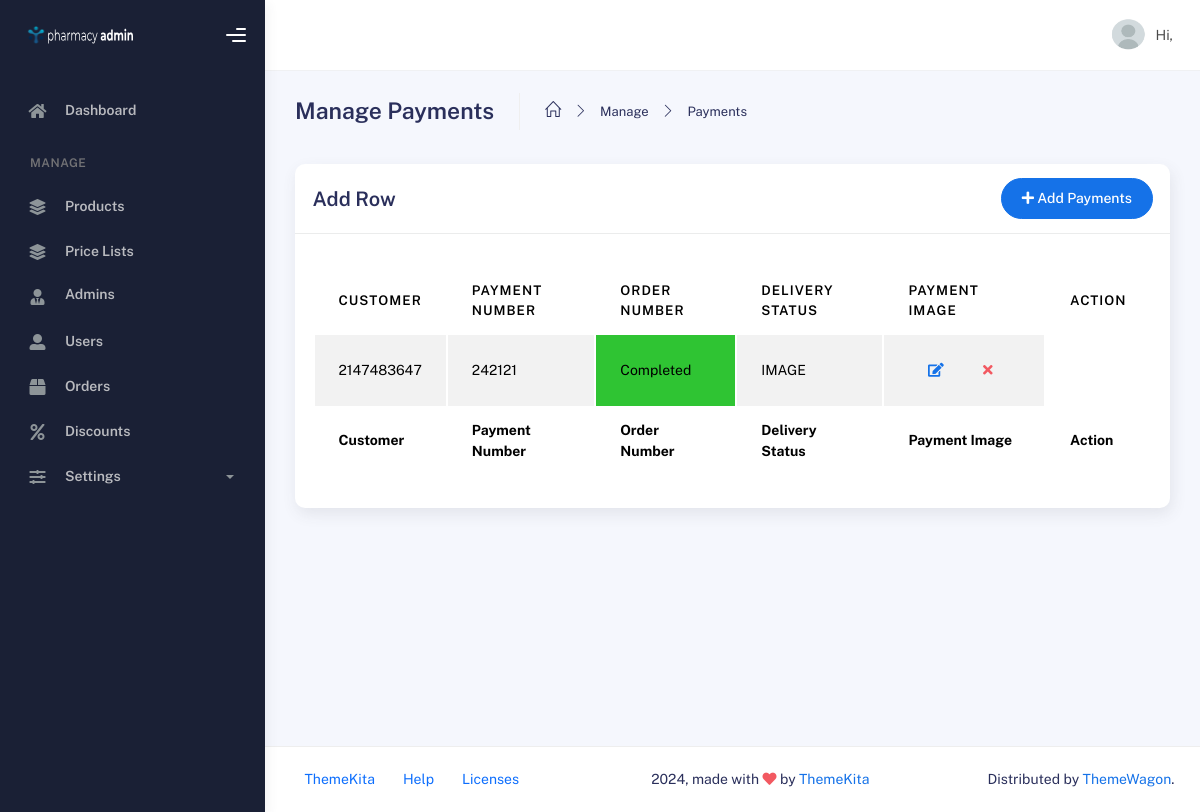
The app's page /admin/manage_payments.php with its own data.
### tables this page shows
CREATE TABLE `tbl_payment` (
  `id` int(11) NOT NULL,
  `order_number` int(255) NOT NULL,
  `payment_number` int(255) NOT NULL,
  `customer_name` varchar(800) NOT NULL,
  `delivery_status` varchar(800) NOT NULL,
  `payment_image` varchar(255) NOT NULL
);

### admin/manage_payments.php (the view, shortened to what this page needs)
<?php
include ('config.php');
$sql = "SELECT * FROM tbl_payment";
$result = mysqli_query($conn, $sql);
?>
<!DOCTYPE html>
<html lang="en">
<head>
    <link href="https://cdn.jsdelivr.net/npm/remixicon@3.5.0/fonts/remixicon.css" rel="stylesheet">
    <link rel="stylesheet" href="css/bootstrap.min.css" />
    <link rel="stylesheet" href="css/plugins.min.css" />
    <link rel="stylesheet" href="css/kaiadmin.min.css" />
</head>
<body class="">
    <div class="wrapper">
        <?php include "partials/sidebar1.php" ?>
        <div class="main-panel">
            <?php include "partials/main_header.php"; ?>
            <div class="container">
                <div class="page-inner">
                    <div class="page-header">
                        <h3 class="fw-bold mb-3">Manage Payments</h3>
                        <ul class="breadcrumbs mb-3">
                            <li class="nav-home">
                                <a href="./index.php">
                                    <i class="icon-home"></i>
                                </a>
                            </li>
                            <li class="separator">
                                <i class="icon-arrow-right"></i>
                            </li>
                            <li class="nav-item">
                                <a href="#">Manage</a>
                            </li>
                            <li class="separator">
                                <i class="icon-arrow-right"></i>
                            </li>
                            <li class="nav-item">
                                <a href="#">Payments</a>
                            </li>
                        </ul>
                    </div>
                    <div class="row">
                        <div class="col-md-12">
                            <div class="card">
                                <div class="card-header">
                                    <div class="d-flex align-items-center">
                                        <h4 class="card-title">Add Row</h4>
                                        <a class="btn btn-primary btn-round ms-auto" href="./add_category.php">
                                            <i class="fa fa-plus"></i>
                                            Add Payments
                                        </a>
                                    </div>
                                </div>
                                <div class="card-body">
                                    <div class="table-responsive">
                                        <table id="add-row" class="display table table-striped table-hover">
                                            <thead>
                                                <tr>
                                                    <th>Customer</th>
                                                    <th>Payment Number</th>
                                                    <th>Order Number</th>
                                                    <th>Delivery Status</th>
                                                    <th>Payment Image</th>
                                                    <th style="width:10px">Action</th>
                                                </tr>
                                            </thead>
                                            <tfoot>
                                                <tr>
                                                    <th>Customer</th>
                                                    <th>Payment Number</th>
                                                    <th>Order Number</th>
                                                    <th>Delivery Status</th>
                                                    <th>Payment Image</th>
                                                    <th style="width:10px">Action</th>
                                                </tr>
                                            </tfoot>
                                            <tbody>
                                                <?php
                                                while ($rows = mysqli_fetch_assoc($result)) {
                                                    $id = $rows['id'];
                                                    $order_number = $rows['order_number'];
                                                    $payment_number = $rows['payment_number'];
                                                    $status = $rows['delivery_status'];
                                                    ?>
                                                    <tr>
                                                        <td><?php echo $order_number ?></td>
                                                        <td><?php echo $payment_number ?></td>
                                                        <td class="<?php if ($status == 'Pending') {
                                                            echo 'btn-primary';
                                                        } else if ($status == 'Completed') {
                                                            echo 'btn-success';
                                                        } else if ($status == 'Cancelled ') {
                                                            echo 'btn-danger';
                                                        }
                                                        ?>"> <?php echo $status ?></td>
                                                        <td><?php echo "IMAGE" ?></td>
                                                        <td>
                                                            <div class="form-button-action">
                                                                <a href="./edit_payment.php?id=<?php echo $id; ?>"
                                                                    class="btn btn-link btn-primary ">
                                                                    <i class="fa fa-edit"></i>
                                                                </a>
                                                                <a href="./manage_payments.php?delete=true & id=<?php echo $id; ?>"
                                                                    class="btn btn-link btn-danger">
                                                                    <i class="fa fa-times"></i>
                                                                </a>
                                                            </div>
                                                        </td>
                                                    </tr>
                                                <?php } ?>
                                            </tbody>
                                        </table>
                                    </div>
                                </div>
                            </div>
                        </div>
                    </div>
                </div>
            </div>
            <footer class="footer">
                <div class="container-fluid d-flex justify-content-between">
                    <nav class="pull-left">
                        <ul class="nav">
                            <li class="nav-item">
                                <a class="nav-link" href="http://www.themekita.com">
                                    ThemeKita
                                </a>
                            </li>
                            <li class="nav-item">
                                <a class="nav-link" href="#"> Help </a>
                            </li>
                            <li class="nav-item">
                                <a class="nav-link" href="#"> Licenses </a>
                            </li>
                        </ul>
                    </nav>
                    <div class="copyright">
                        2024, made with <i class="fa fa-heart heart text-danger"></i> by
                        <a href="http://www.themekita.com">ThemeKita</a>
                    </div>
                    <div>
                        Distributed by
                        <a target="_blank" href="https://themewagon.com/">ThemeWagon</a>.
                    </div>
                </div>
            </footer>
        </div>
    </div>
</body>
</html>

### records on screen
tbl_payment: order_number "2147483647", payment_number "242121", delivery_status "Completed"
